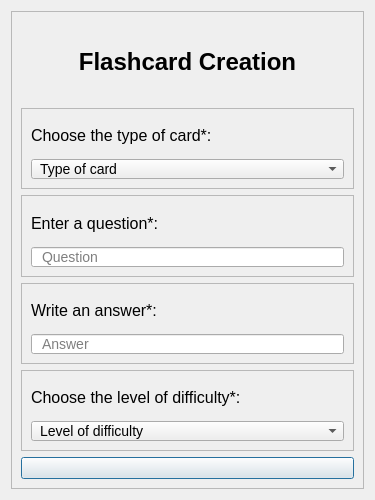
<?xml version="1.0" encoding="UTF-8"?>
<ui version="4.0">
 <class>Dialog</class>
 <widget class="QDialog" name="Dialog">
  <property name="geometry">
   <rect>
    <x>0</x>
    <y>0</y>
    <width>375</width>
    <height>500</height>
   </rect>
  </property>
  <property name="windowTitle">
   <string>Flashcard Creation</string>
  </property>
  <layout class="QVBoxLayout" name="verticalLayout_6">
   <item>
    <widget class="QFrame" name="frame">
     <property name="frameShape">
      <enum>QFrame::StyledPanel</enum>
     </property>
     <property name="frameShadow">
      <enum>QFrame::Raised</enum>
     </property>
     <layout class="QVBoxLayout" name="verticalLayout_5">
      <item>
       <widget class="QLabel" name="title">
        <property name="styleSheet">
         <string notr="true">font-weight: bold;
font-size: 24px;</string>
        </property>
        <property name="text">
         <string>Flashcard Creation</string>
        </property>
        <property name="alignment">
         <set>Qt::AlignCenter</set>
        </property>
       </widget>
      </item>
      <item>
       <widget class="QFrame" name="card_type">
        <property name="frameShape">
         <enum>QFrame::StyledPanel</enum>
        </property>
        <property name="frameShadow">
         <enum>QFrame::Raised</enum>
        </property>
        <layout class="QVBoxLayout" name="verticalLayout">
         <item>
          <widget class="QLabel" name="card_type_appeal">
           <property name="styleSheet">
            <string notr="true">font-size: 16px;</string>
           </property>
           <property name="text">
            <string>Choose the type of card*:</string>
           </property>
          </widget>
         </item>
         <item>
          <widget class="QComboBox" name="card_type_choice">
           <property name="styleSheet">
            <string notr="true">QComboBox {
padding-left: 8px;
font-size: 14px;
}</string>
           </property>
           <property name="currentIndex">
            <number>-1</number>
           </property>
           <property name="placeholderText">
            <string>Type of card</string>
           </property>
           <item>
            <property name="text">
             <string>Text</string>
            </property>
           </item>
           <item>
            <property name="text">
             <string>True / False</string>
            </property>
           </item>
           <item>
            <property name="text">
             <string>Multiple Choice</string>
            </property>
           </item>
          </widget>
         </item>
        </layout>
       </widget>
      </item>
      <item>
       <widget class="QFrame" name="question">
        <property name="frameShape">
         <enum>QFrame::StyledPanel</enum>
        </property>
        <property name="frameShadow">
         <enum>QFrame::Raised</enum>
        </property>
        <layout class="QVBoxLayout" name="verticalLayout_3">
         <item>
          <widget class="QLabel" name="question_appeal">
           <property name="styleSheet">
            <string notr="true">font-size: 16px;</string>
           </property>
           <property name="text">
            <string>Enter a question*:</string>
           </property>
          </widget>
         </item>
         <item>
          <widget class="QLineEdit" name="question_writing">
           <property name="styleSheet">
            <string notr="true">QLineEdit {
padding-left: 8px;
font-size: 14px;
}</string>
           </property>
           <property name="placeholderText">
            <string>Question</string>
           </property>
          </widget>
         </item>
        </layout>
       </widget>
      </item>
      <item>
       <widget class="QFrame" name="answer">
        <property name="frameShape">
         <enum>QFrame::StyledPanel</enum>
        </property>
        <property name="frameShadow">
         <enum>QFrame::Raised</enum>
        </property>
        <layout class="QVBoxLayout" name="verticalLayout_4">
         <item>
          <widget class="QLabel" name="answer_appeal">
           <property name="styleSheet">
            <string notr="true">font-size: 16px;</string>
           </property>
           <property name="text">
            <string>Write an answer*:</string>
           </property>
          </widget>
         </item>
         <item>
          <widget class="QLineEdit" name="answer_writing">
           <property name="styleSheet">
            <string notr="true">QLineEdit {
padding-left: 8px;
font-size: 14px;
}</string>
           </property>
           <property name="placeholderText">
            <string>Answer</string>
           </property>
          </widget>
         </item>
        </layout>
       </widget>
      </item>
      <item>
       <widget class="QFrame" name="difficulty">
        <property name="frameShape">
         <enum>QFrame::StyledPanel</enum>
        </property>
        <property name="frameShadow">
         <enum>QFrame::Raised</enum>
        </property>
        <layout class="QVBoxLayout" name="verticalLayout_2">
         <item>
          <widget class="QLabel" name="difficulty_appeal">
           <property name="styleSheet">
            <string notr="true">font-size: 16px;</string>
           </property>
           <property name="text">
            <string>Choose the level of difficulty*:</string>
           </property>
          </widget>
         </item>
         <item>
          <widget class="QComboBox" name="difficulty_choice">
           <property name="styleSheet">
            <string notr="true">QComboBox {
padding-left: 8px;
font-size: 14px;
}</string>
           </property>
           <property name="currentIndex">
            <number>-1</number>
           </property>
           <property name="placeholderText">
            <string>Level of difficulty</string>
           </property>
           <item>
            <property name="text">
             <string>Easy</string>
            </property>
           </item>
           <item>
            <property name="text">
             <string>Medium</string>
            </property>
           </item>
           <item>
            <property name="text">
             <string>Hard</string>
            </property>
           </item>
          </widget>
         </item>
        </layout>
       </widget>
      </item>
      <item>
       <widget class="QPushButton" name="add_card_button">
        <property name="toolTip">
         <string>Add Flashcard</string>
        </property>
        <property name="styleSheet">
         <string notr="true"/>
        </property>
        <property name="text">
         <string/>
        </property>
        <property name="icon">
         <iconset>
          <normaloff>../../assets/save.png</normaloff>../../assets/save.png</iconset>
        </property>
        <property name="iconSize">
         <size>
          <width>24</width>
          <height>24</height>
         </size>
        </property>
       </widget>
      </item>
     </layout>
    </widget>
   </item>
  </layout>
 </widget>
 <resources/>
 <connections/>
</ui>
